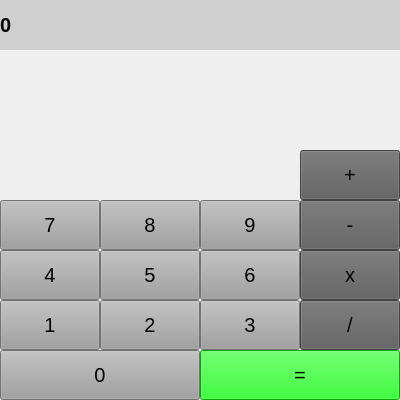
<?xml version="1.0" encoding="UTF-8"?>
<ui version="4.0">
 <class>btn_plus</class>
 <widget class="QMainWindow" name="btn_plus">
  <property name="geometry">
   <rect>
    <x>0</x>
    <y>0</y>
    <width>400</width>
    <height>400</height>
   </rect>
  </property>
  <property name="windowTitle">
   <string>MainWindow</string>
  </property>
  <widget class="QWidget" name="centralwidget">
   <widget class="QLabel" name="label">
    <property name="geometry">
     <rect>
      <x>0</x>
      <y>0</y>
      <width>400</width>
      <height>50</height>
     </rect>
    </property>
    <property name="font">
     <font>
      <pointsize>15</pointsize>
      <weight>75</weight>
      <bold>true</bold>
      <kerning>true</kerning>
     </font>
    </property>
    <property name="styleSheet">
     <string notr="true">background-color: rgb(207, 207, 207);</string>
    </property>
    <property name="text">
     <string>0</string>
    </property>
    <property name="margin">
     <number>10</number>
    </property>
   </widget>
   <widget class="QPushButton" name="btn_0">
    <property name="geometry">
     <rect>
      <x>0</x>
      <y>350</y>
      <width>200</width>
      <height>50</height>
     </rect>
    </property>
    <property name="font">
     <font>
      <pointsize>15</pointsize>
     </font>
    </property>
    <property name="styleSheet">
     <string notr="true">background-color: rgb(159, 159, 159);</string>
    </property>
    <property name="text">
     <string>0</string>
    </property>
   </widget>
   <widget class="QPushButton" name="btn_equl">
    <property name="geometry">
     <rect>
      <x>200</x>
      <y>350</y>
      <width>200</width>
      <height>50</height>
     </rect>
    </property>
    <property name="font">
     <font>
      <pointsize>15</pointsize>
     </font>
    </property>
    <property name="styleSheet">
     <string notr="true">background-color: rgb(0, 238, 0);</string>
    </property>
    <property name="text">
     <string>=</string>
    </property>
   </widget>
   <widget class="QPushButton" name="btn_1">
    <property name="geometry">
     <rect>
      <x>0</x>
      <y>300</y>
      <width>100</width>
      <height>50</height>
     </rect>
    </property>
    <property name="font">
     <font>
      <pointsize>15</pointsize>
     </font>
    </property>
    <property name="styleSheet">
     <string notr="true">background-color: rgb(159, 159, 159);</string>
    </property>
    <property name="text">
     <string>1</string>
    </property>
   </widget>
   <widget class="QPushButton" name="btn_2">
    <property name="geometry">
     <rect>
      <x>100</x>
      <y>300</y>
      <width>100</width>
      <height>50</height>
     </rect>
    </property>
    <property name="font">
     <font>
      <pointsize>15</pointsize>
     </font>
    </property>
    <property name="styleSheet">
     <string notr="true">background-color: rgb(159, 159, 159);</string>
    </property>
    <property name="text">
     <string>2</string>
    </property>
   </widget>
   <widget class="QPushButton" name="btn_3">
    <property name="geometry">
     <rect>
      <x>200</x>
      <y>300</y>
      <width>100</width>
      <height>50</height>
     </rect>
    </property>
    <property name="font">
     <font>
      <pointsize>15</pointsize>
     </font>
    </property>
    <property name="styleSheet">
     <string notr="true">background-color: rgb(159, 159, 159);</string>
    </property>
    <property name="text">
     <string>3</string>
    </property>
   </widget>
   <widget class="QPushButton" name="btn_5">
    <property name="geometry">
     <rect>
      <x>100</x>
      <y>250</y>
      <width>100</width>
      <height>50</height>
     </rect>
    </property>
    <property name="font">
     <font>
      <pointsize>15</pointsize>
     </font>
    </property>
    <property name="styleSheet">
     <string notr="true">background-color: rgb(159, 159, 159);</string>
    </property>
    <property name="text">
     <string>5</string>
    </property>
   </widget>
   <widget class="QPushButton" name="btn_6">
    <property name="geometry">
     <rect>
      <x>200</x>
      <y>250</y>
      <width>100</width>
      <height>50</height>
     </rect>
    </property>
    <property name="font">
     <font>
      <pointsize>15</pointsize>
     </font>
    </property>
    <property name="styleSheet">
     <string notr="true">background-color: rgb(159, 159, 159);</string>
    </property>
    <property name="text">
     <string>6</string>
    </property>
   </widget>
   <widget class="QPushButton" name="btn_4">
    <property name="geometry">
     <rect>
      <x>0</x>
      <y>250</y>
      <width>100</width>
      <height>50</height>
     </rect>
    </property>
    <property name="font">
     <font>
      <pointsize>15</pointsize>
     </font>
    </property>
    <property name="styleSheet">
     <string notr="true">background-color: rgb(159, 159, 159);</string>
    </property>
    <property name="text">
     <string>4</string>
    </property>
   </widget>
   <widget class="QPushButton" name="btn_8">
    <property name="geometry">
     <rect>
      <x>100</x>
      <y>200</y>
      <width>100</width>
      <height>50</height>
     </rect>
    </property>
    <property name="font">
     <font>
      <pointsize>15</pointsize>
     </font>
    </property>
    <property name="styleSheet">
     <string notr="true">background-color: rgb(159, 159, 159);</string>
    </property>
    <property name="text">
     <string>8</string>
    </property>
   </widget>
   <widget class="QPushButton" name="btn_9">
    <property name="geometry">
     <rect>
      <x>200</x>
      <y>200</y>
      <width>100</width>
      <height>50</height>
     </rect>
    </property>
    <property name="font">
     <font>
      <pointsize>15</pointsize>
     </font>
    </property>
    <property name="styleSheet">
     <string notr="true">background-color: rgb(159, 159, 159);</string>
    </property>
    <property name="text">
     <string>9</string>
    </property>
   </widget>
   <widget class="QPushButton" name="btn_7">
    <property name="geometry">
     <rect>
      <x>0</x>
      <y>200</y>
      <width>100</width>
      <height>50</height>
     </rect>
    </property>
    <property name="font">
     <font>
      <pointsize>15</pointsize>
     </font>
    </property>
    <property name="styleSheet">
     <string notr="true">background-color: rgb(159, 159, 159);</string>
    </property>
    <property name="text">
     <string>7</string>
    </property>
   </widget>
   <widget class="QPushButton" name="btn_div">
    <property name="geometry">
     <rect>
      <x>300</x>
      <y>300</y>
      <width>100</width>
      <height>50</height>
     </rect>
    </property>
    <property name="font">
     <font>
      <pointsize>15</pointsize>
     </font>
    </property>
    <property name="styleSheet">
     <string notr="true">background-color: rgb(93, 93, 93);</string>
    </property>
    <property name="text">
     <string>/</string>
    </property>
   </widget>
   <widget class="QPushButton" name="btn_subt">
    <property name="geometry">
     <rect>
      <x>300</x>
      <y>200</y>
      <width>100</width>
      <height>50</height>
     </rect>
    </property>
    <property name="font">
     <font>
      <pointsize>15</pointsize>
     </font>
    </property>
    <property name="styleSheet">
     <string notr="true">background-color: rgb(93, 93, 93);</string>
    </property>
    <property name="text">
     <string>-</string>
    </property>
   </widget>
   <widget class="QPushButton" name="btn_mult">
    <property name="geometry">
     <rect>
      <x>300</x>
      <y>250</y>
      <width>100</width>
      <height>50</height>
     </rect>
    </property>
    <property name="font">
     <font>
      <pointsize>15</pointsize>
     </font>
    </property>
    <property name="styleSheet">
     <string notr="true">background-color: rgb(93, 93, 93);</string>
    </property>
    <property name="text">
     <string>x</string>
    </property>
   </widget>
   <widget class="QPushButton" name="pushButton_15">
    <property name="geometry">
     <rect>
      <x>300</x>
      <y>150</y>
      <width>100</width>
      <height>50</height>
     </rect>
    </property>
    <property name="font">
     <font>
      <pointsize>15</pointsize>
     </font>
    </property>
    <property name="styleSheet">
     <string notr="true">background-color: rgb(93, 93, 93);</string>
    </property>
    <property name="text">
     <string>+</string>
    </property>
   </widget>
  </widget>
 </widget>
 <resources/>
 <connections/>
</ui>
